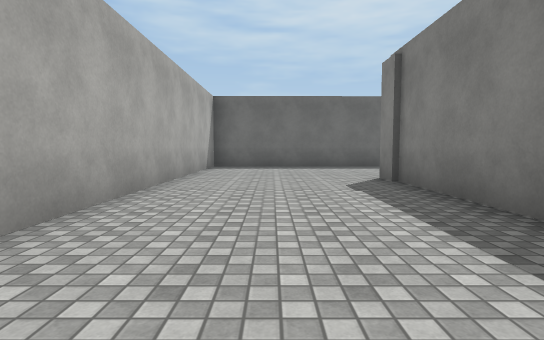
view 1 (above)

24 first-person views from a walk through a scene from a Unity 3-D project. The camera is 1.2 m above the floor, tilts 4° down and sees 80° across. The floor is counted in squares, 2 m on a side. Each view is taken from the middle of a square. On the plan, view 1 faces up. The plan holds only what a view shows up to about 10 squares ahead; the rest is blank. The place goes on beyond the plan. Some animated figures are left out. Surface patterns are stand-ins for the level's own textures.

view 2
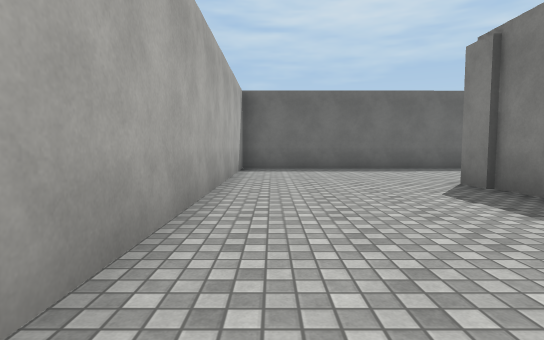

view 3
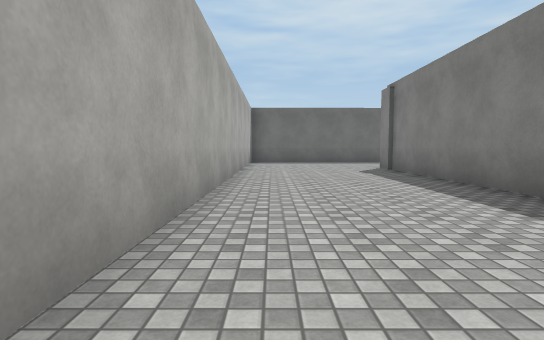

view 4
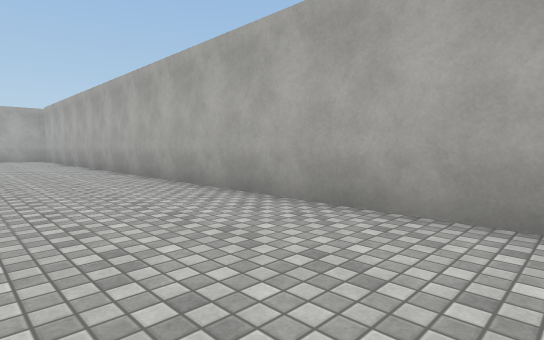

view 5
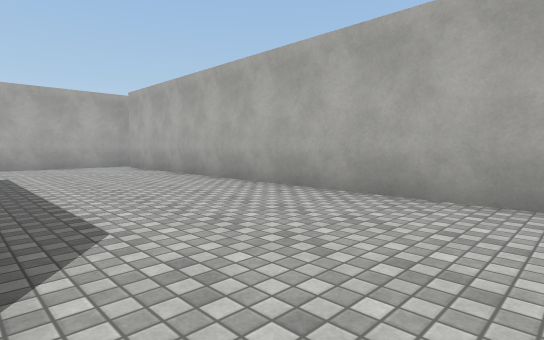

view 6
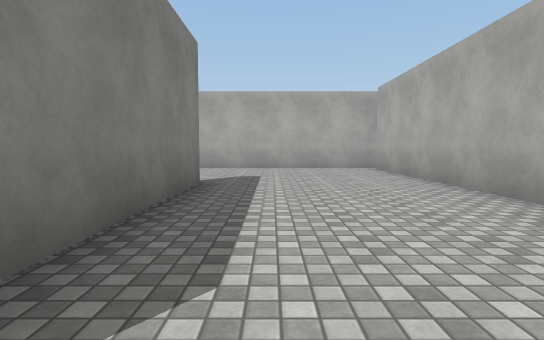

view 7
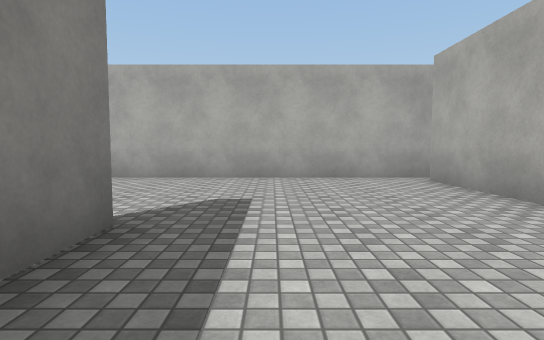

view 8
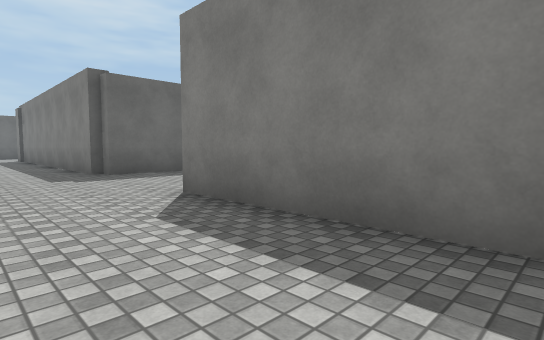

view 9
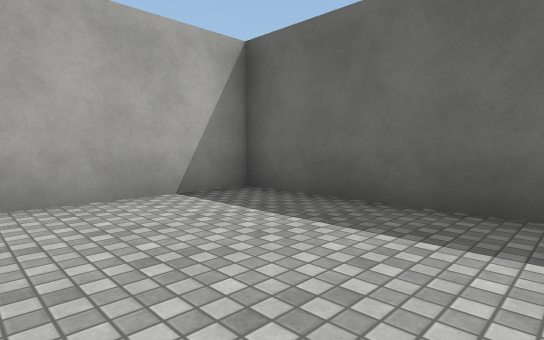

view 10
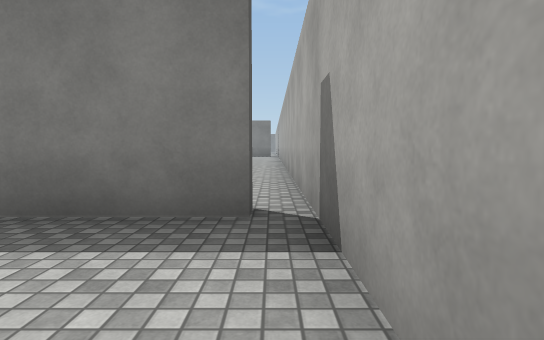

view 11
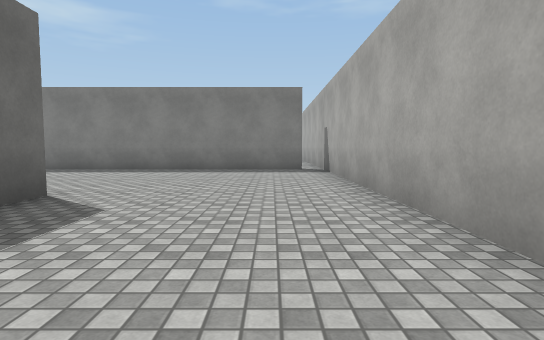

view 12
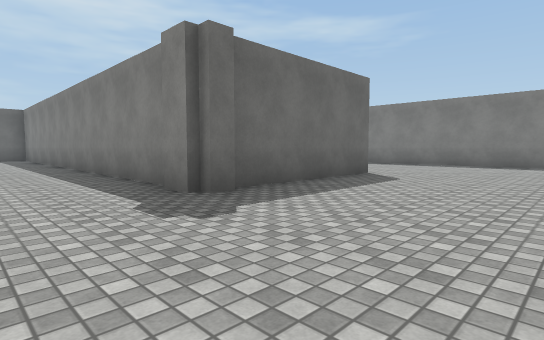

view 13
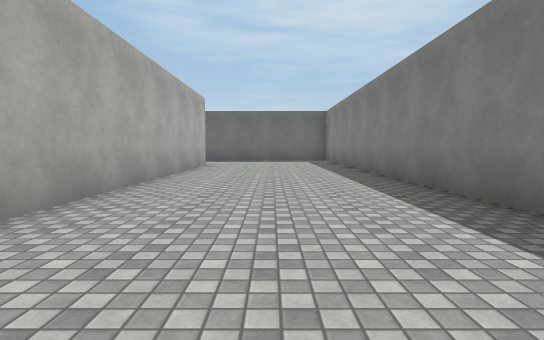

view 14
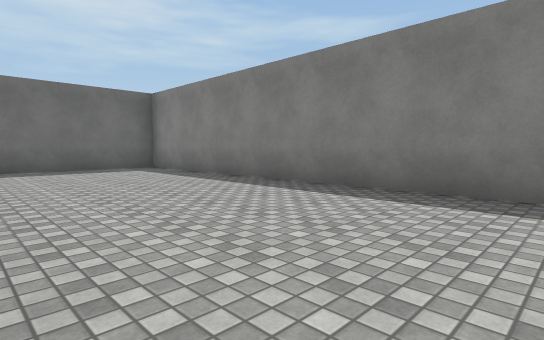

view 15
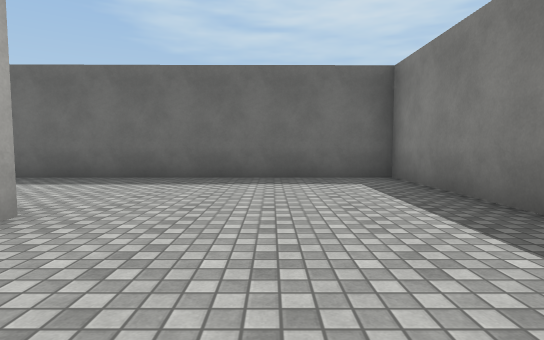

view 16
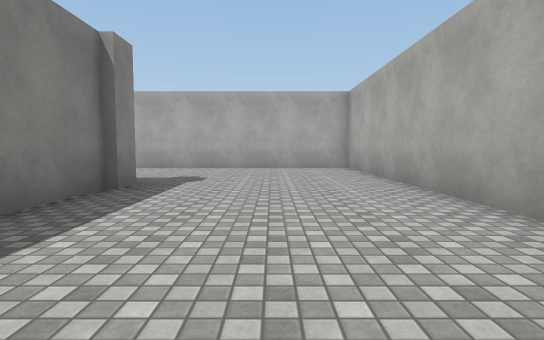

view 17
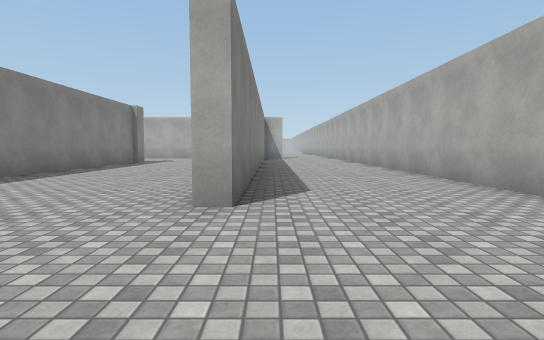

view 18
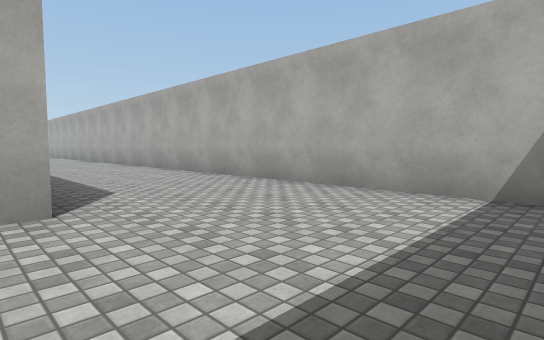

view 19
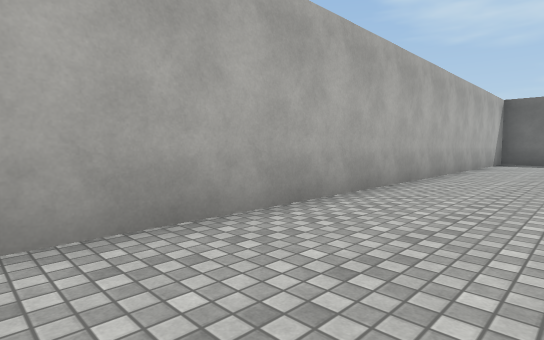

view 20
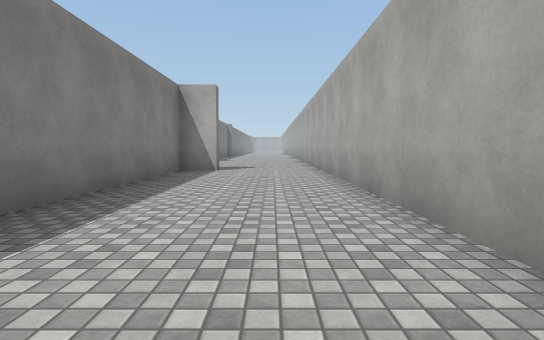

view 21
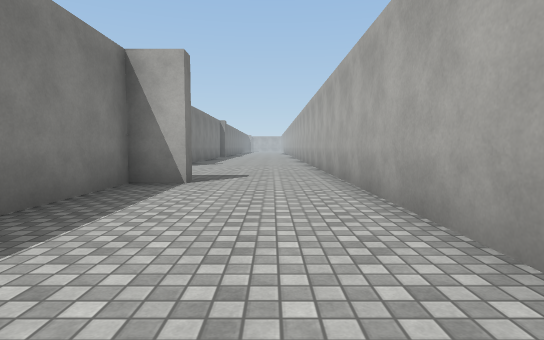

view 22
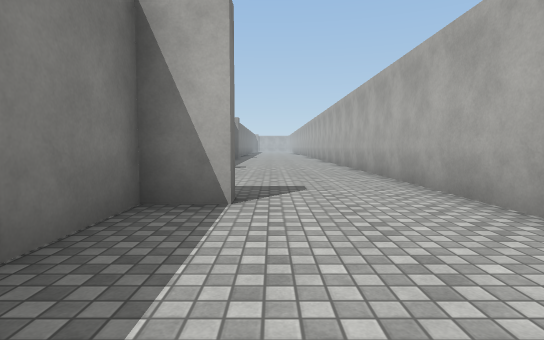

view 23
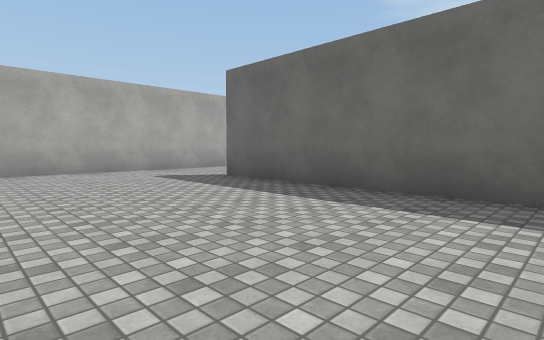

view 24
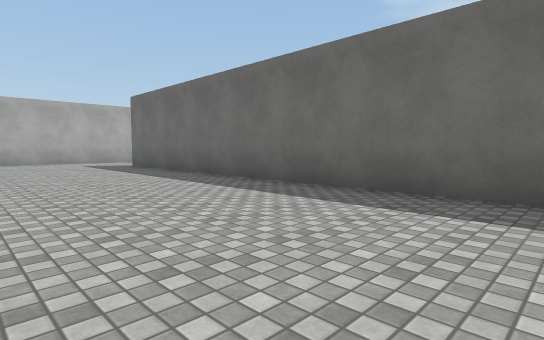

### Floor plan
Points are (right, up) in squares from view 1. A wall is a line through its corners. A room is listed if a view was taken in it or the views show most of it. See-through windows are left out.
Room 1 (views 1, 2, 3, 4, 5, 6, 7, 8, 9)
walls: (2.2, -3.2) (2.2, 6.4); (2.5, -3.6) (2.5, -3.1); (2.2, -12.5) (2.2, -7); (-1.5, -16.4) (2.5, -16.4); (2.5, 10.3) (-1.8, 10.3) (-1.8, -15.8)
ways out: opening at (-2, -16) to room 2
Room 2 (views 10, 11, 12, 13, 14, 15, 16, 17, 18, 19, 20, 21, 22, 23, 24)
walls: (-16.6, -8.5) (-16.6, -2.2) (-16.2, -2.2) (-16.2, -16.4) (-1.5, -16.4); (-11.6, -11.6) (-11.6, 1.5) (-19.2, 1.4); (-11.1, -12.5) (-11.8, -12.5) (-11.8, -11.5); (-6.9, -12.2) (-11.1, -12.2); (-20.3, 0.8) (-20.3, -21.5); (-7.2, -16.8) (-17.6, -16.8) (-17.6, -16.4); (-16.6, -16.4) (-16.6, -10.8); (-1.8, -15.8) (-2.2, -15.8) (-2.2, -8.9)
ways out: opening at (-2, -16) to room 1

Positions as (right, up) in squares from view 1, and headings:
1: (0, 0), facing up
2: (-1, 1), facing up
3: (-1, -3), facing up
4: (1, 0), facing down-left
5: (2, -6), facing down-left
6: (1, -7), facing down
7: (1, -10), facing down
8: (0, -11), facing up-right
9: (2, 7), facing up-left
10: (-5, -16), facing right
11: (-11, -15), facing right
12: (-14, -16), facing up-right
13: (-14, -13), facing up
14: (-16, -8), facing up-right
15: (-14, -5), facing up
16: (-14, -7), facing down
17: (-17, 1), facing down
18: (-16, 1), facing down-left
19: (-18, -12), facing up-left
20: (-19, -8), facing down
21: (-19, -11), facing down
22: (-18, -13), facing down
23: (-12, -21), facing up-left
24: (-7, -21), facing up-left
